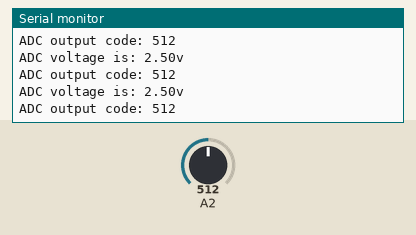
Bench run of a sketch on a simulated Arduino Uno, built with avr-gcc and run on an emulated ATmega328P. Shown: the last lines printed to the serial monitor. Inputs (shaded band) come from the test bench; at power-on: A2 = 512.

Above: at 0.8 s.
0.9 s: A2 set to 983
At 1.5 s:
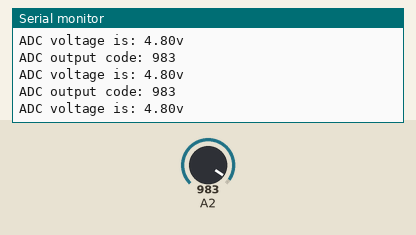
3.9 s: A2 set to 1017
At 4.8 s:
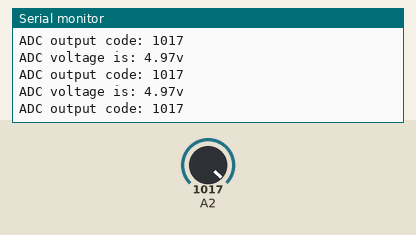
15.9 s: A2 set to 8
At 16.9 s:
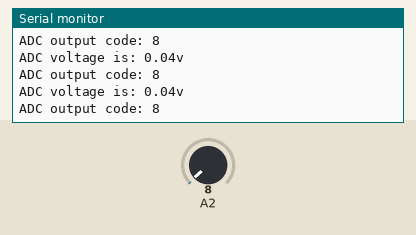
18.9 s: A2 set to 11
At 19.4 s:
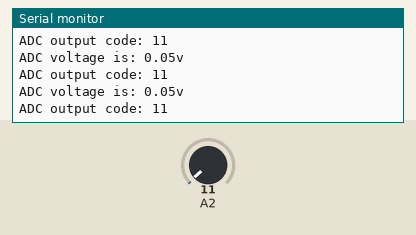
Timing chart, 0 to 21.4 s (numbered marks = the images above; inputs shaded):
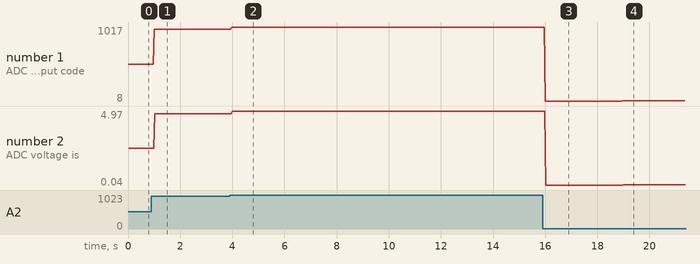

The sketch:

proj2_program1.ino
```cpp
/** Includes **/
#include <stdint.h>
#include <Arduino.h>
#include <stdio.h>


/** memory mapped registers also our global variables **/
volatile uint8_t* ioADMUX;  //adc multiplexer selection register
volatile uint8_t* ioADCSRA; // control and status registers
volatile uint8_t* ioADCL;   // adc low conversion bits
volatile uint8_t* ioADCH;   //adc high conversion bits

/** Main function **/
int main(void){

  //Initialize the Arduino Wiring Library
  init();

  //Set up our serial port at 9600 bps (baud rate)
  Serial.begin(9600);

  //Populate the MMR pointers with the adresses
  ioADMUX = (volatile uint8_t) 0x7C;
  ioADCSRA= (volatile uint8_t) 0x7A;
  ioADCL = (volatile uint8_t) 0x78;
  ioADCH = (volatile uint8_t) 0x79;

  /*First, configure the ADMUX register */
  //REFS[1:0] = 0b01 for AVCC (0b11 for 1.1v reference)
  // bit 4 of mux == 0b0
  //ADLAR(bit 5) = 0b0 to be "right adjusted"
  //MUX[3:0] = 0b0010 to select ADC2 which is pin A2 on arduino or PC2
  // concat and place in ioADMUX == 0b01000010
  *ioADMUX = 0x42;

  /* Next, configure the ADCSRA register */
  //ADEN = 0b1 to enable ADC
  //ADSC = 0b0 so that that we don't start conversion early
  //bits 5 4 3 we ignore and set to 0's
  // ADPS[2:0] = 0b111 to selecte the prescalar division ratio as 128
  // so that (16Mhz / 128 = 125Khz, which is in between 50 and 200khz as per spec
  //concat and place in ioADCSRA == 0b10000111 = 0x87
  *ioADCSRA = 0x87;

    //Do an infinite loop that continously prints the ADC value after it finished converting
  while(1)
  {
      //Start the ADC conversion
      //To do this, we need to set ADSC (thich is the bit 6 of the
      //ADCSRA register) to a 0b1
      //Read-write-modify
      //  *ioADCSRA = (*ioADCSRA) | 0x40;   //0b01000000
      *ioADCSRA |= 0x40;  // same as line above

      /* wait for ADC to finish converting */

      while(((*ioADCSRA) & 0x40) != 0x00)
      {
        // loop untils bit 6 of ADCSRA is 0
        // indicating a completed conversion
      }

      /* ADC conversion is complete */
      //read ADCL value first
      uint8_t adc_low_value = *ioADCL;

      //Now, read the ADCH register
      uint8_t adc_high_value = *ioADCH;
     // combine into a 16 bit integer
      uint16_t adcResult = adc_low_value & 0x00FF;
      //convert high value to 16 bits and left shift 8 bits
      adcResult = (adcResult) | ((uint16_t)adc_high_value << 8);


     //print out the ADC output code
      char message[80];
      sprintf(message, "ADC output code: %u \n", adcResult);
      Serial.write(message);

       float AdcVoltage;

      //convert the ADC code to a estimated voltage
      AdcVoltage = (5.0 / 1024.0) * adcResult;
      Serial.write("ADC voltage is: ");
      Serial.print(AdcVoltage);
      Serial.write("v\n");

    }
  }
```

Measured:
- the behaviour switches between 999 and 1000 on A2 (found by bisection; images 1 and 2)
- after the input at 0.9 s, the serial monitor: prints a new line after 0.11 s (image 1)
- after the input at 3.9 s, the serial monitor: prints a new line after 0.08 s (image 2)
- after the input at 15.9 s, the serial monitor: prints a new line after 0.11 s (image 3)
- after the input at 18.9 s, the serial monitor: prints a new line after 0.08 s (image 4)
- plotted number 1: 512 → 983 after the input at 0.9 s, 983 → 1017 after the input at 3.9 s, 1017 → 8 after the input at 15.9 s, 8 → 11 after the input at 18.9 s
- plotted number 2: 2.5 → 4.8 after the input at 0.9 s, 4.8 → 4.97 after the input at 3.9 s, 4.97 → 0.04 after the input at 15.9 s, 0.04 → 0.05 after the input at 18.9 s
